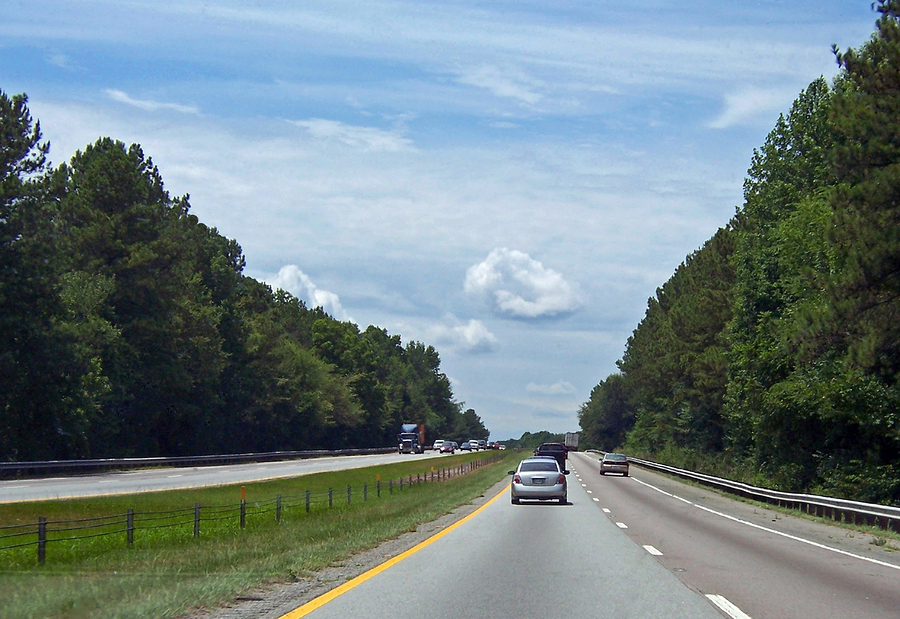
#> input picture img/highway.jpg, 900 x 619 px
$ jupyter execute hough.ipynb
#> lines starting #> are read from the running program, lines starting #| are printed output that depends on the picture
# Hough Transform

This notebook demonstrates the hough transform using the implementation provided by `scikit-image`.

[cell 1]
import numpy as np

from PIL import Image
from skimage.transform import hough_line, hough_line_peaks, resize
from skimage.feature import canny
from skimage.draw import line
from skimage import data
from skimage.color import rgb2gray, rgba2rgb

import matplotlib.pyplot as plt
from matplotlib import cm

[cell 2]
# Load the image and perform canny edge detection
img = Image.open('img/highway.jpg')
#> img is the input picture: PIL image 900x619 RGB; mean R, G, B 112.7, 129, 132.2
img = img.convert('L')
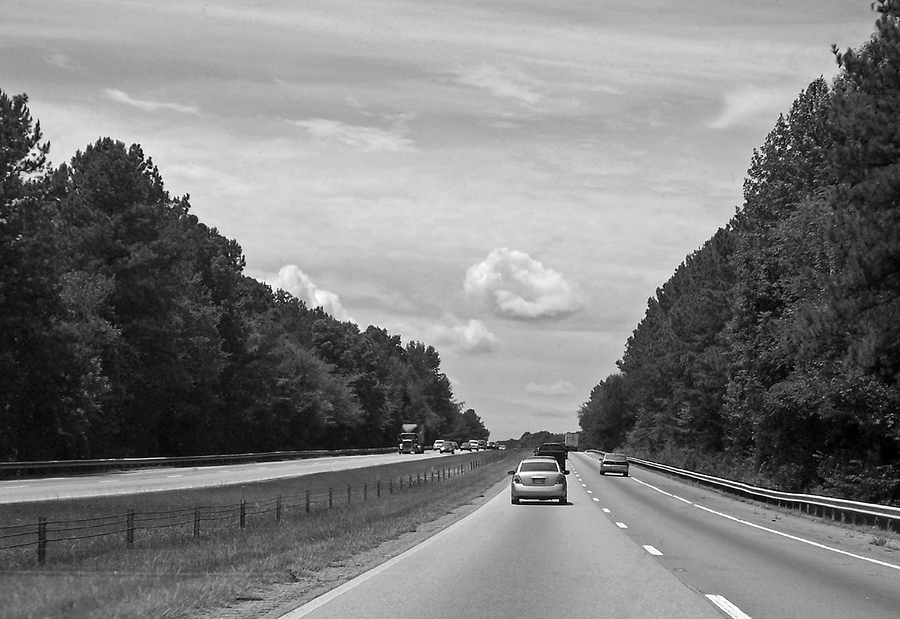
#> img: PIL image 900x619 L; min 0, max 255, mean 124.5

img_np = np.asarray(img)

# Resize image if it is too big
h, w = img_np.shape
#> h = 619; w = 900
ratio = w / h
#> ratio = 1.45
new_h = 400
new_w = int(new_h * ratio)
#> new_w = 581

img_resized = resize(img_np, (new_h, new_w))
img_arr = img_resized

fig = plt.figure()
ax = fig.add_subplot(111)
ax.imshow(img_arr, cmap='gray')
ax.set_axis_off()

[cell 3]
canny_img = canny(img_arr, sigma=1.4)
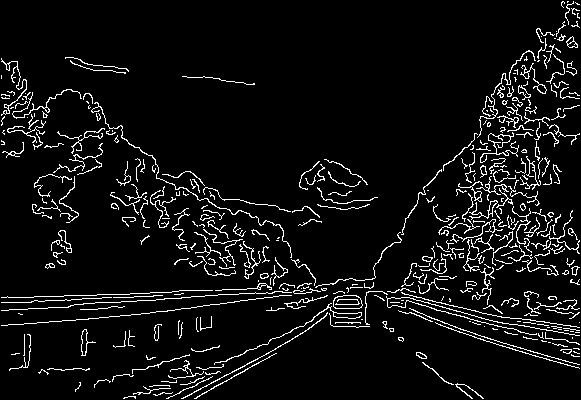
#> canny_img: shape (400, 581) bool; 6.4% white in thin lines or dots

fig = plt.figure()
ax = fig.add_subplot(111)
ax.imshow(canny_img, cmap='gray')
ax.set_axis_off()

[cell 4]
angles = np.linspace(-np.pi / 2, np.pi / 2, 360, endpoint=False)
h, theta, d = hough_line(canny_img, theta=angles)
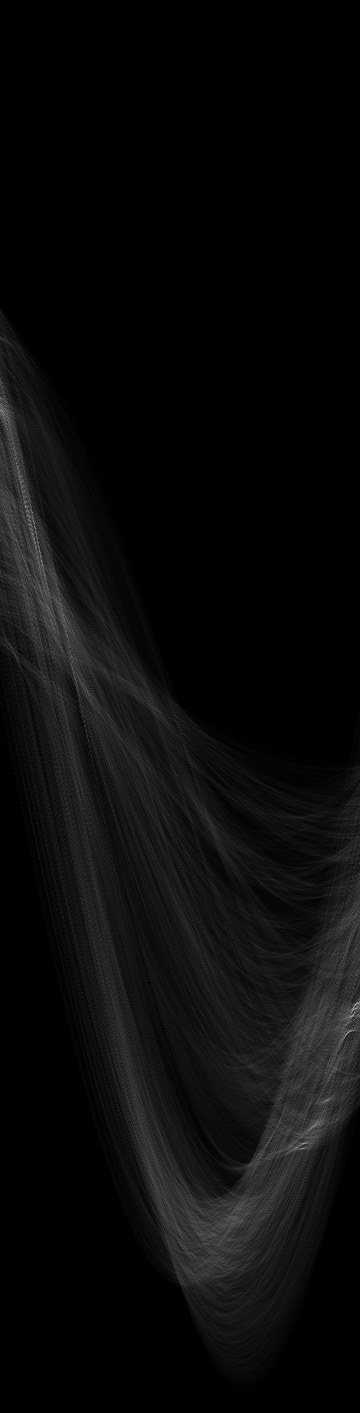
#> h: shape (1413, 360) uint64; min 0, max 190, mean 10.6
#> theta = 360 values from -1.57 to 1.56; d = 1413 values from -706 to 706

[cell 5]
fig = plt.figure(figsize=(16, 9))
ax = fig.add_subplot(111)
ax.imshow(h, cmap='gray')
ax.set_xlabel("Angles (degrees)")
ax.set_ylabel("Distance (pixels)")

[cell 6]
fig = plt.figure(figsize=(4, 6))
ax = fig.add_subplot(111)
ax.imshow(canny_img, cmap='gray')
ax.set_axis_off()

for _, angle, dist in zip(*hough_line_peaks(h, theta, d, threshold=100)):
    (x0, y0) = dist * np.array([np.cos(angle), np.sin(angle)])
    ax.axline((x0, y0), slope=np.tan(angle + np.pi/2))
#> this loop made 24 passes
#> (angle, dist, x0, y0) on passes 1 to 12: (1.51, 308, 18.8, 307.4), (1.53, 298, 13, 297.7), (1.45, 328, 39.97, 325.6), (1.08, 437, 205.2, 385.8), (-1.35, -200, -43.29, 195.3), (-1.27, -180, -52.63, 172.1), (-1.21, -146, -51.13, 136.8), (-1.41, -240, -37.54, 237), (1.27, 394, 115.2, 376.8), (-1.4, -230, -39.94, 226.5), (1.14, 421, 174.6, 383.1), (1.36, 363, 75.47, 355.1)
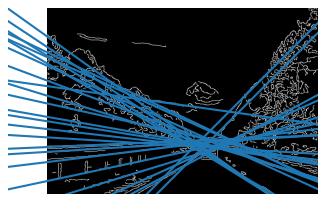
#> figure drawn by matplotlib, 1 panel

$ run again, with img/Concertgebouw_03.jpg copied over img/highway.jpg
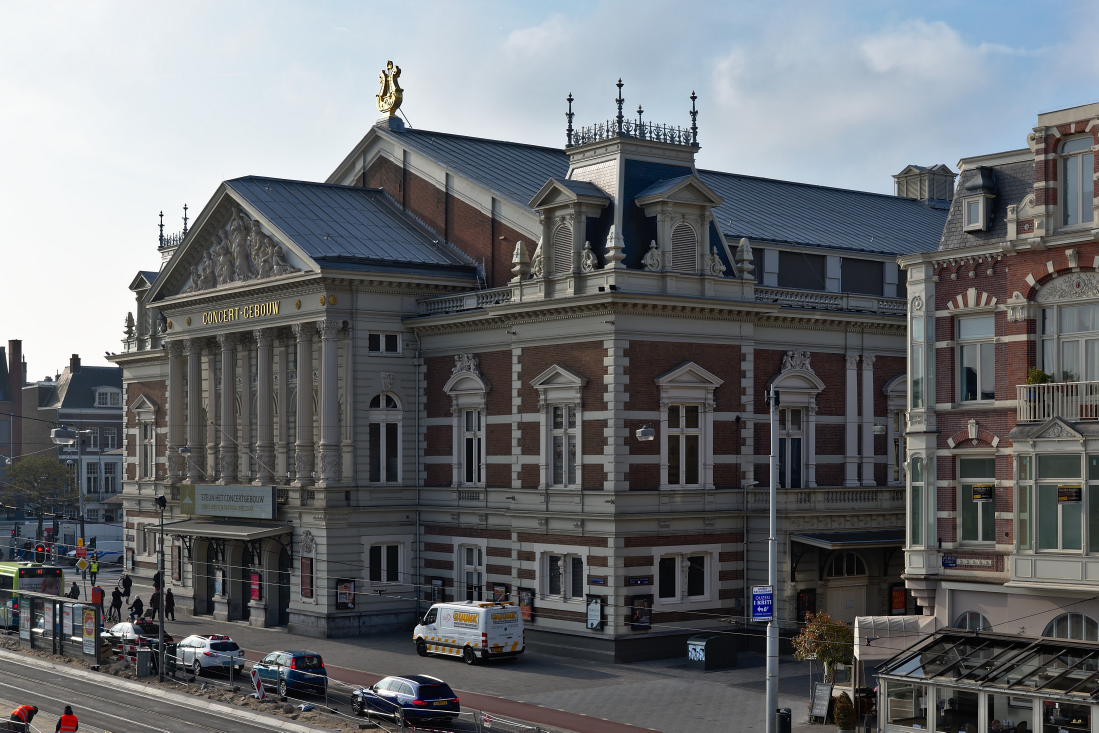
#> input picture img/Concertgebouw_03.jpg, 5495 x 3663 px (shown at 1/5 size)
#> img is the input picture: PIL image 5495x3663 RGB; mean R, G, B 106.4, 109.2, 112.4
#> img: PIL image 5495x3663 L
#> `canny_img = canny(img_arr, sigma=1.4)`:
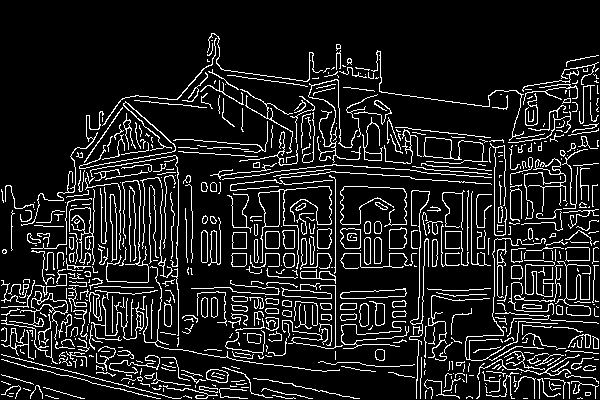
#> canny_img: shape (400, 600) bool; 12% white in thin lines or dots
#> theta = 360 values from -1.57 to 1.56; d = 1445 values from -722 to 722
#> the loop `for _, angle, dist in zip(*hough_line_peaks(h, theta, d, threshold=100..` made 112 passes
#> (angle, dist, x0, y0) on passes 1 to 8: (-1.57, -248, -1.52e-14, 248), (0, 335, 335, 0), (-1.47, -85, -8.88, 84.53), (-1.48, -134, -11.68, 133.5), (1.54, 307, 8.04, 306.9), (-1.43, -38, -5.29, 37.63), (1.46, 195, 22.07, 193.7), (1.56, 294, 2.57, 294)
#> `[cell 6] fig = plt.figure(figsize=(4, 6)) ax = fig.add_subplot(111) ax..`:
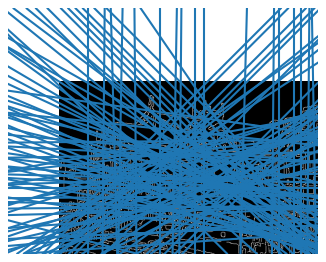
#> figure drawn by matplotlib, 1 panel

$ run again, with img/bobbie1.JPG copied over img/highway.jpg
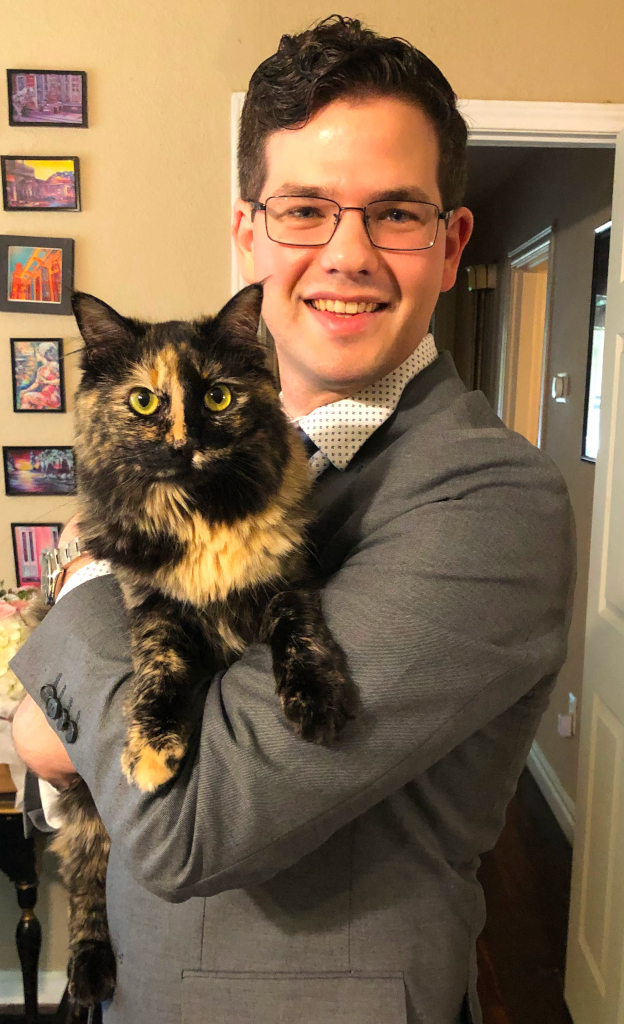
#> input picture img/bobbie1.JPG, 624 x 1024 px
#> img is the input picture: PIL image 624x1024 RGB; mean R, G, B 128, 104.6, 78.4
#> img: PIL image 624x1024 L
#> canny_img: shape (400, 243) bool; 10% white in thin lines or dots
#> `h, theta, d = hough_line(canny_img, theta=angles)`:
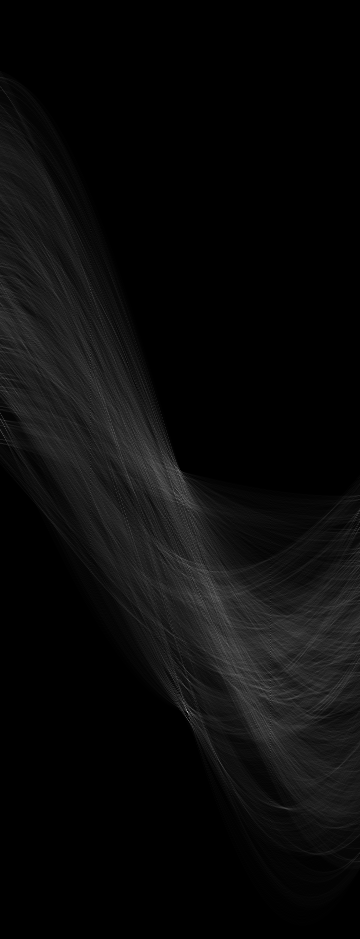
#> h: shape (939, 360) uint64; min 0, max 176, mean 10.4
#> theta = 360 values from -1.57 to 1.56; d = 939 values from -469 to 469
#> the loop `for _, angle, dist in zip(*hough_line_peaks(h, theta, d, threshold=100..` made 3 passes
#> (angle, dist, x0, y0) on passes 1 to 3: (0.0611, 242, 241.5, 14.77), (-0.0175, 1, 1, -0.0175), (0.707, 219, 166.5, 142.2)
#> `[cell 6] fig = plt.figure(figsize=(4, 6)) ax = fig.add_subplot(111) ax..`:
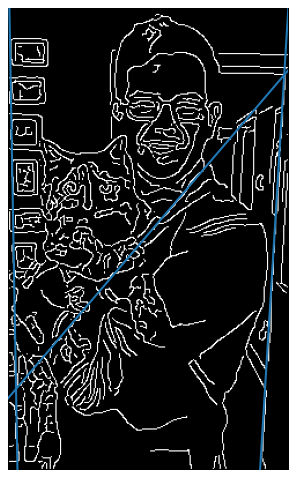
#> figure drawn by matplotlib, 1 panel
